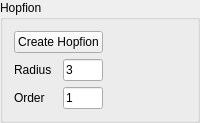
            <widget class="QGroupBox" name="groupBox_11">
             <property name="title">
              <string>Hopfion</string>
             </property>
             <layout class="QGridLayout" name="gridLayout_56">
              <item row="0" column="0">
               <widget class="QPushButton" name="pushButton_hopfion">
                <property name="maximumSize">
                 <size>
                  <width>100</width>
                  <height>16777215</height>
                 </size>
                </property>
                <property name="text">
                 <string>Create Hopfion</string>
                </property>
               </widget>
              </item>
              <item row="1" column="0">
               <layout class="QGridLayout" name="gridLayout_57">
                <item row="0" column="1">
                 <widget class="QLineEdit" name="lineEdit_hopfion_radius">
                  <property name="maximumSize">
                   <size>
                    <width>40</width>
                    <height>16777215</height>
                   </size>
                  </property>
                  <property name="text">
                   <string>3</string>
                  </property>
                 </widget>
                </item>
                <item row="0" column="0">
                 <widget class="QLabel" name="label_50">
                  <property name="maximumSize">
                   <size>
                    <width>100</width>
                    <height>16777215</height>
                   </size>
                  </property>
                  <property name="text">
                   <string>Radius</string>
                  </property>
                 </widget>
                </item>
                <item row="1" column="0">
                 <widget class="QLabel" name="label_54">
                  <property name="maximumSize">
                   <size>
                    <width>100</width>
                    <height>16777215</height>
                   </size>
                  </property>
                  <property name="text">
                   <string>Order</string>
                  </property>
                 </widget>
                </item>
                <item row="1" column="1">
                 <widget class="QLineEdit" name="lineEdit_hopfion_order">
                  <property name="maximumSize">
                   <size>
                    <width>40</width>
                    <height>16777215</height>
                   </size>
                  </property>
                  <property name="text">
                   <string>1</string>
                  </property>
                 </widget>
                </item>
               </layout>
              </item>
              <item row="0" column="1">
               <spacer name="horizontalSpacer_4">
                <property name="orientation">
                 <enum>Qt::Horizontal</enum>
                </property>
                <property name="sizeHint" stdset="0">
                 <size>
                  <width>40</width>
                  <height>20</height>
                 </size>
                </property>
               </spacer>
              </item>
             </layout>
            </widget>
